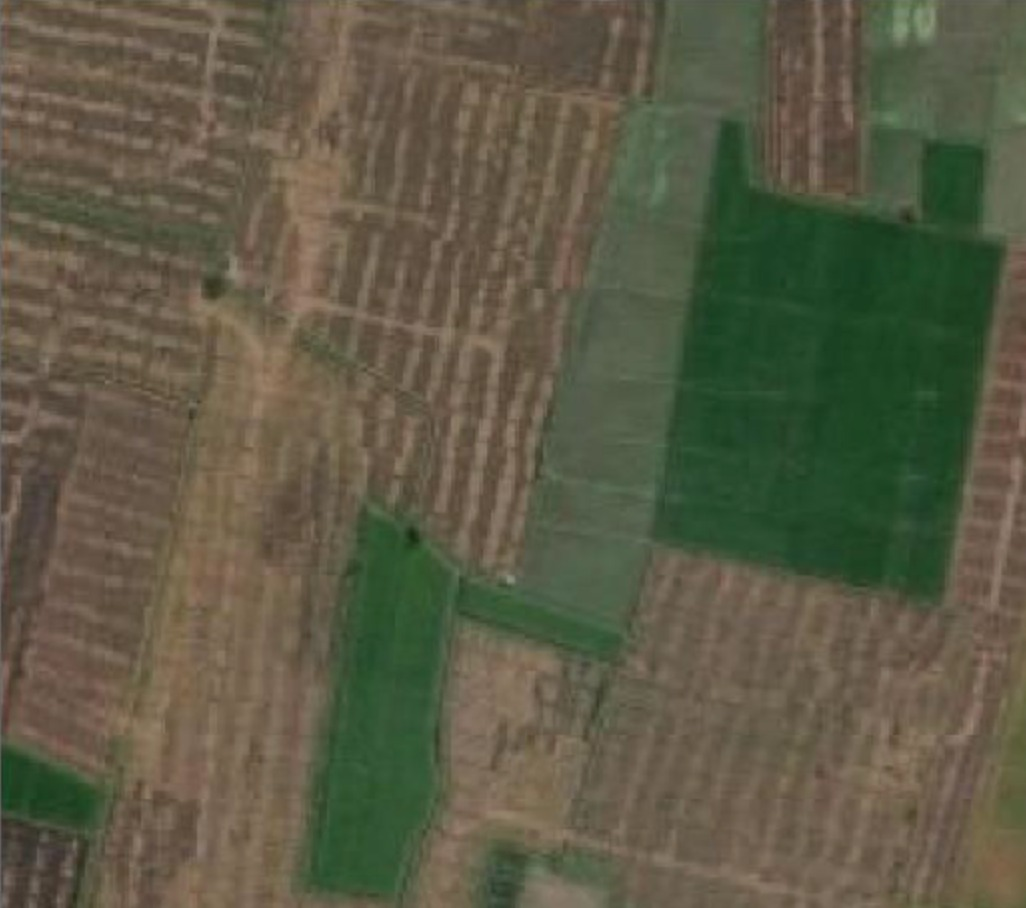
#> input picture image_1.jpg, 1026 x 908 px
$ python main.py
#> lines starting #> are read from the running program, lines starting #| are printed output that depends on the picture; after the words box and inside, x2 and y2 are one past the last pixel; in counts of white or black regions, pixels touching at a corner belong together
import cv2
import numpy as np

# Load gambar
image = cv2.imread('image_1.jpg')
#> image is the input picture: shape (908, 1026, 3); mean B, G, R 69.4, 90.3, 92.6

# Konversi ke HSV
hsv = cv2.cvtColor(image, cv2.COLOR_BGR2HSV)
#> hsv: shape (908, 1026, 3); mean H, S, V 28.7, 82.1, 100.1

# Tentukan rentang warna hijau dalam HSV
lower_green = np.array([40, 40, 40])
upper_green = np.array([70, 255, 255])

# Buat mask untuk warna hijau
mask = cv2.inRange(hsv, lower_green, upper_green)
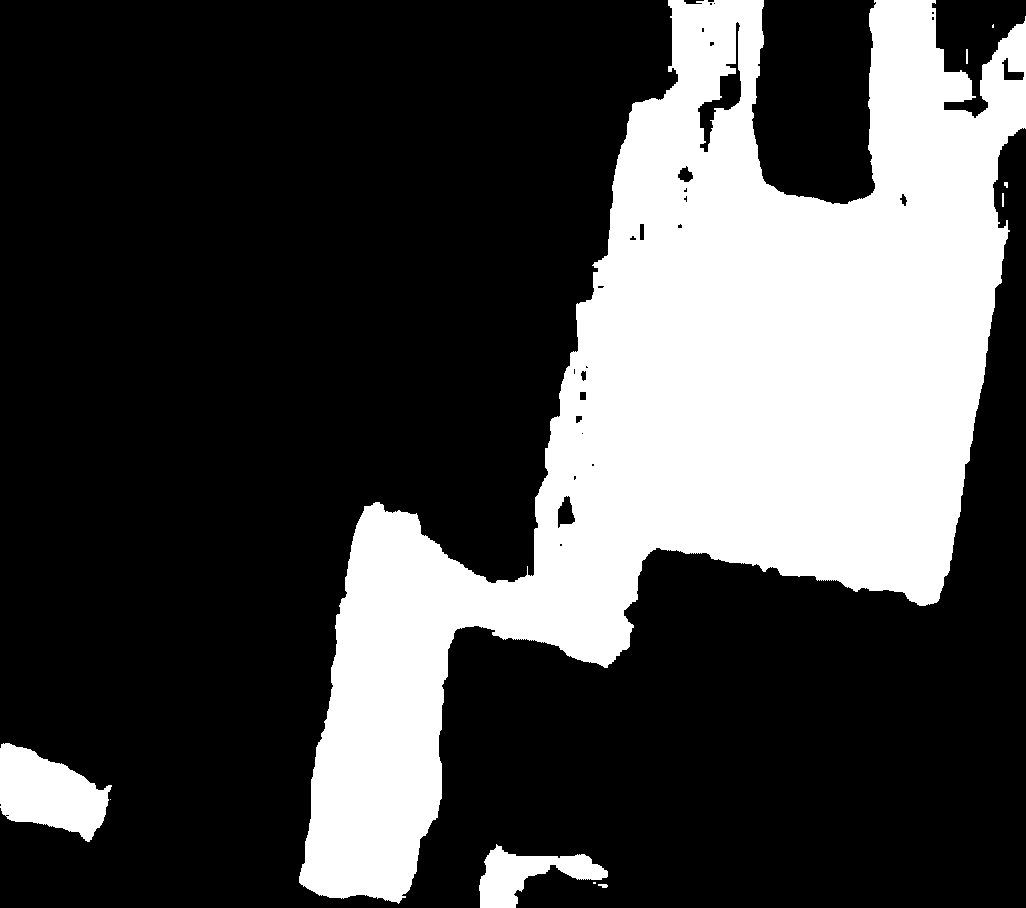
#> mask: shape (908, 1026); 28.5% white; 10 white regions (3 under 20 px)

# Cari kontur dalam mask
contours, _ = cv2.findContours(mask, cv2.RETR_EXTERNAL, cv2.CHAIN_APPROX_SIMPLE)
#> contours = 10 contours, 7 with area under 20; largest, box (x1, y1, x2, y2) and area: (299, 0, 1026, 904) 255160, (0, 743, 112, 842) 6635, (479, 844, 608, 908) 3510

# Hitung jumlah kontur (jumlah kotak hijau)
jumlah_kotak_hijau = len(contours)
#> jumlah_kotak_hijau = 10
print("Jumlah objek hijau:", jumlah_kotak_hijau)
#| Jumlah objek hijau: 10

# Visualisasi kontur
cv2.drawContours(image, contours, -1, (255, 0, 0), 3)
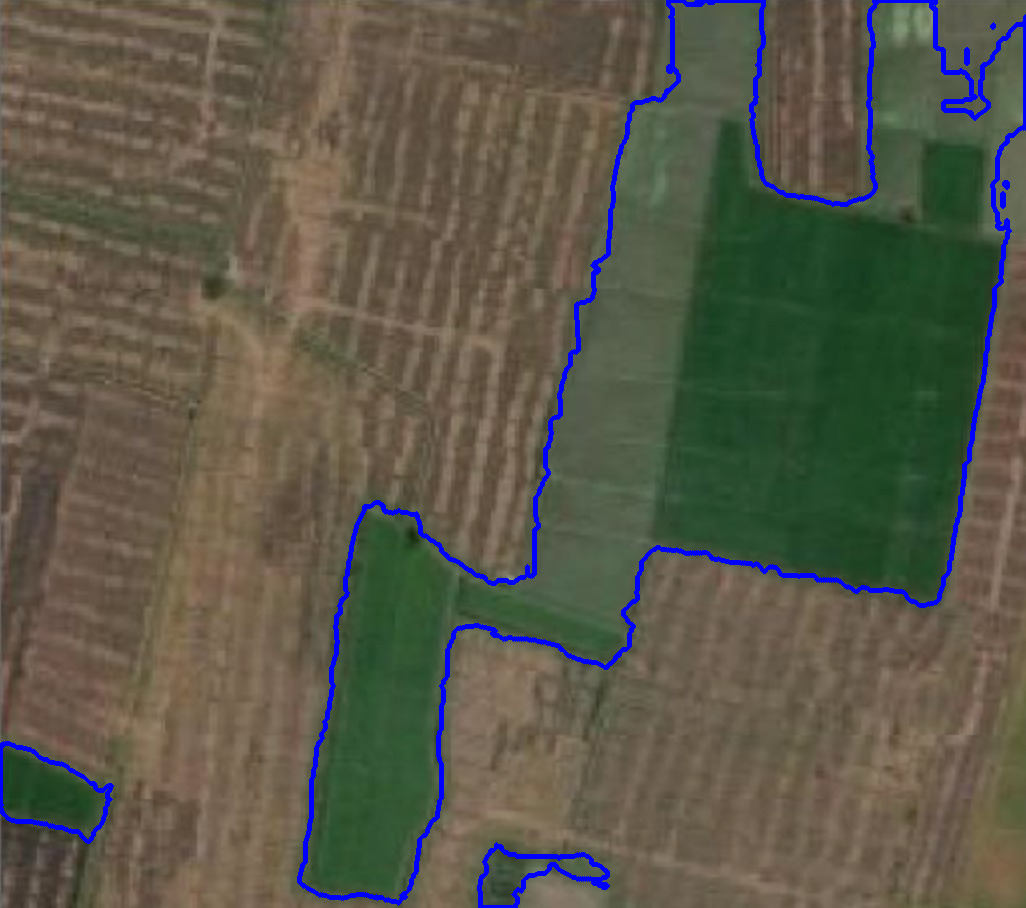
#> image: shape (908, 1026, 3); 2.38% of pixels changed, all inside (x1, y1, x2, y2) = (0, 0, 1026, 908)

# Tampilkan gambar dengan kontur
cv2.namedWindow('Contours', cv2.WINDOW_NORMAL)
cv2.imshow('Contours', image)
cv2.waitKey(0)

cv2.destroyAllWindows()

$ run again, with image_4.jpg copied over image_1.jpg
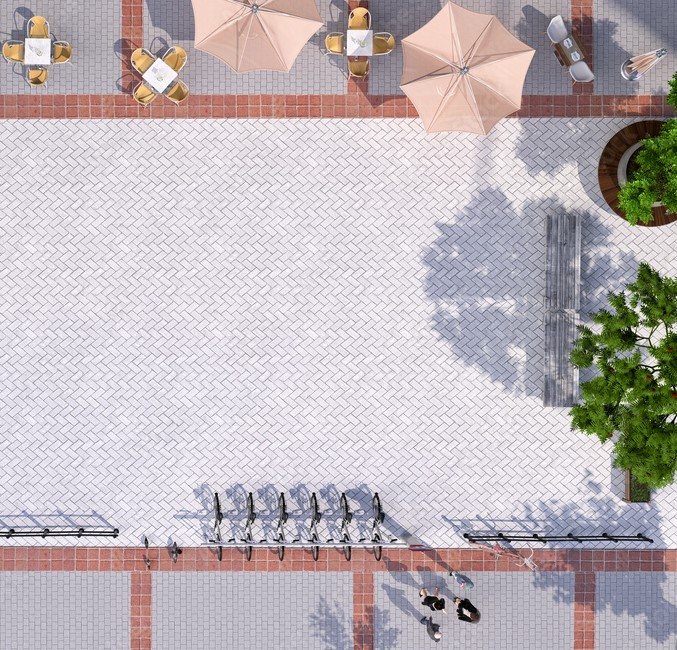
#> input picture image_4.jpg, 677 x 650 px
#> image is the input picture: shape (650, 677, 3); mean B, G, R 184.5, 181.1, 189.6
#> hsv: shape (650, 677, 3); mean H, S, V 113.7, 32.1, 195.5
#> `mask = cv2.inRange(hsv, lower_green, upper_green)`:
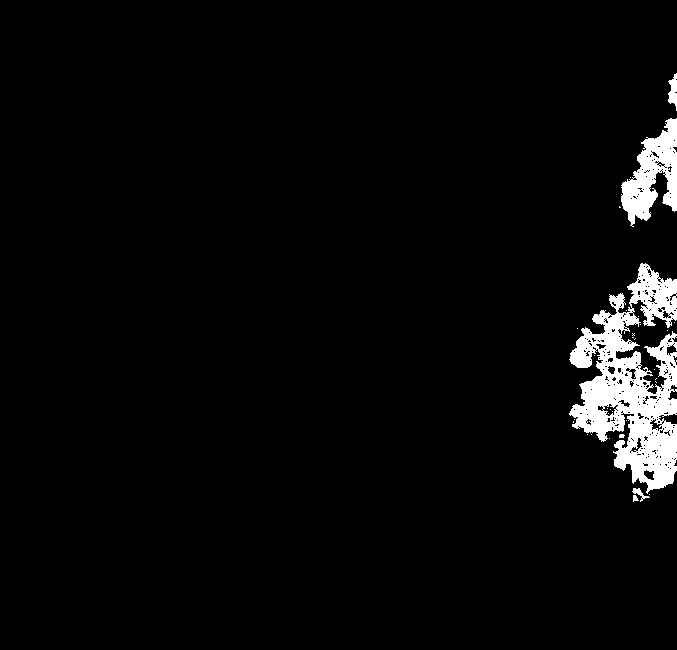
#> mask: shape (650, 677); 3.6% white; 32 white regions (26 under 20 px)
#> contours = 28 contours, 24 with area under 20; largest, box (x1, y1, x2, y2) and area: (569, 263, 677, 494) 12949, (621, 118, 677, 227) 3036, (668, 73, 677, 111) 165, (632, 488, 650, 502) 56
#> jumlah_kotak_hijau = 28
#| Jumlah objek hijau: 28
#> `cv2.drawContours(image, contours, -1, (255, 0, 0), 3)`:
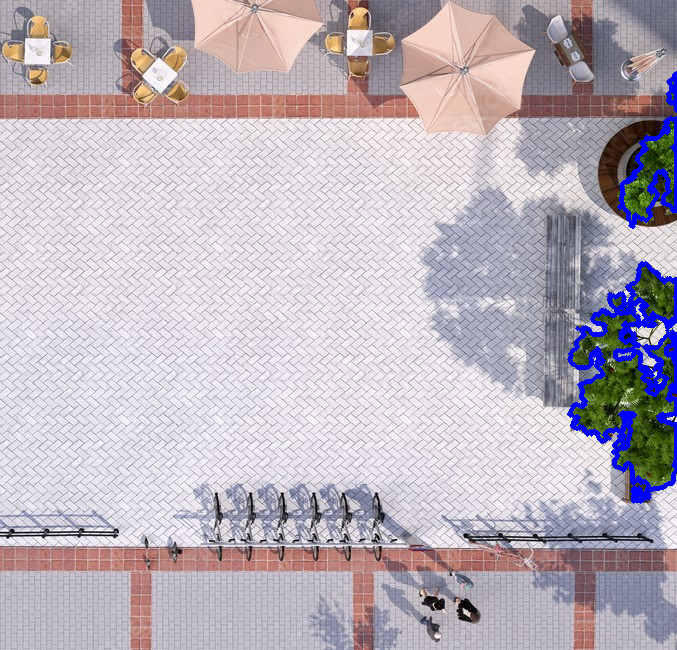
#> image: shape (650, 677, 3); 2.05% of pixels changed, all inside (x1, y1, x2, y2) = (567, 71, 677, 504)
